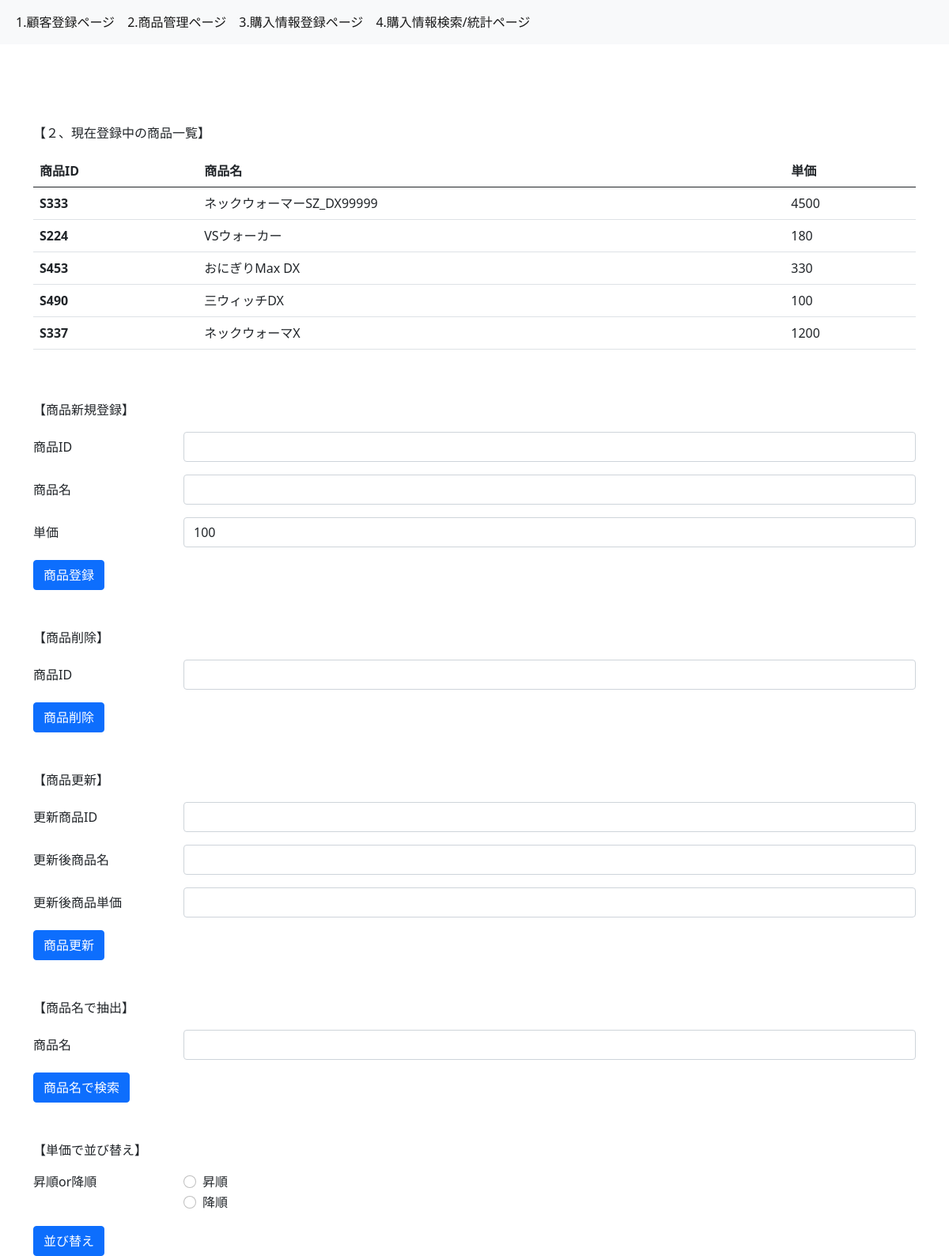
The app's page /item with its own data.
### models.py (models this page shows, shortened)
class Item(db.Model):
    __tablename__="items"
    item_id = db.Column(db.String,primary_key=True)
    item_name = db.Column(db.String,nullable=False)
    price = db.Column(db.Integer)
    purchase_details = db.relationship("Purchase_detail",backref="items",cascade="delete")

### app.py (the view)
@app.route("/item")
def item():
    items = Item.query.all()
    return render_template('2_item.html', items=items)

### templates/2_item.html
{% extends "base.html" %}
{% block content %}
<p>【２、現在登録中の商品一覧】</p>
<table class="table">
    <thead>
      <tr>
        <th scope="col">商品ID</th>
        <th scope="col">商品名</th>
        <th scope="col">単価</th>
      </tr>
    </thead>
    <tbody>
      {% for item in items%}
      <tr>
        <th scope="row">{{item.item_id}}</th>
        <td>{{item.item_name}}</td>
        <td>{{item.price}}</td>
      </tr>
      {% endfor %}
    </tbody>
  </table>
<br />
<br />
<p>【商品新規登録】</p>
<form action="/add_item" method="POST">
    <div class="row mb-3">
      <label for="input-item-id" class="col-sm-2 col-form-label">商品ID</label>
      <div class="col-sm-10">
        <input type="text" class="form-control" id="input-item-id" name="input-item-id"/>
      </div>
    </div>
    <div class="row mb-3">
      <label for="input-item-name" class="col-sm-2 col-form-label">商品名</label>
      <div class="col-sm-10">
        <input type="text" class="form-control" id="input-item-name" name="input-item-name" />
      </div>
    </div>
    <div class="row mb-3">
      <label for="input-price" class="col-sm-2 col-form-label">単価</label>
      <div class="col-sm-10">
        <input type="number" class="form-control" id="input-price" name="input-price" value="100"/>
      </div>
    </div>
    <button type="submit" class="btn btn-primary">商品登録</button>
  </form>
<br>
<br>
  <p>【商品削除】</p>
  <form action="/delete_item" method="POST">
      <div class="row mb-3">
        <label for="input-item-id" class="col-sm-2 col-form-label">商品ID</label>
        <div class="col-sm-10">
          <input type="text" class="form-control" id="input-item-id" name="input-item-id"/>
        </div>
      </div>
      <button type="submit" class="btn btn-primary">商品削除</button>
    </form>
<br>
<br>
  <p>【商品更新】</p>
  <form action="/update_item" method="POST">
      <div class="row mb-3">
        <label for="input-item-id" class="col-sm-2 col-form-label">更新商品ID</label>
        <div class="col-sm-10">
          <input type="text" class="form-control" id="input-item-id" name="input-item-id"/>
        </div>
      </div>
      <div class="row mb-3">
        <label for="input-item-name" class="col-sm-2 col-form-label">更新後商品名</label>
        <div class="col-sm-10">
          <input type="text" class="form-control" id="input-item-name" name="input-item-name"/>
        </div>
      </div>
      <div class="row mb-3">
        <label for="input-item-price" class="col-sm-2 col-form-label">更新後商品単価</label>
        <div class="col-sm-10">
          <input type="number" class="form-control" id="input-item-price" name="input-item-price"/>
        </div>
      </div>
      <button type="submit" class="btn btn-primary">商品更新</button>
    </form>
<br>
<br>
  <p>【商品名で抽出】</p>
  <form action="/select_item_name" method="POST">
      <div class="row mb-3">
        <label for="input-item-name" class="col-sm-2 col-form-label">商品名</label>
        <div class="col-sm-10">
          <input type="text" class="form-control" id="input-item-name" name="input-item-name"/>
        </div>
      </div>
      <button type="submit" class="btn btn-primary">商品名で検索</button>
  </form>
  <br>
  <br>
  <p>【単価で並び替え】</p>
  <form action="/sorting_item" method="POST">
    <fieldset class="row mb-3">
      <legend class="col-form-label col-sm-2 pt-0">昇順or降順</legend>
      <div class="col-sm-10">
        <div class="form-check">
          <input
            class="form-check-input"
            type="radio"
            name="order_type"
            id="ascending"
            value="ascending"
            />
          <label class="form-check-label" for="ascending">
            昇順
          </label>
        </div>
        <div class="form-check">
            <input
              class="form-check-input"
              type="radio"
              name="order_type"
              id="descending"
              value="descending"
              />
            <label class="form-check-label" for="descending">
              降順
            </label>
          </div>
      </div>
  </fieldset>
  <button type="submit" class="btn btn-primary">並び替え</button>
  </form>
{% endblock %}

### templates/base.html (shortened to what this page needs)
<!DOCTYPE html>
<html lang="ja">
<head>
    <link href="https://cdn.jsdelivr.net/npm/bootstrap@5.0.2/dist/css/bootstrap.min.css" rel="stylesheet">
</head>
<body>
    <nav class="navbar navbar-expand-lg navbar-light bg-light">
        <div class="container-fluid">
          <div class="collapse navbar-collapse" id="navbarSupportedContent">
            <ul class="navbar-nav me-auto mb-2 mb-lg-0">
              <li class="nav-item">
                <a class="nav-link active" aria-current="page" href="{{url_for('index')}}">
                    1.顧客登録ページ</a>
              </li>
              <li class="nav-item">
                <a class="nav-link active" aria-current="page" href="{{url_for('item')}}">
                    2.商品管理ページ</a>
              </li>
              <li class="nav-item">
                <a class="nav-link active" aria-current="page" href="{{url_for('purchase')}}">
                    3.購入情報登録ページ</a>
              </li>
              <li class="nav-item">
                <a class="nav-link active" aria-current="page" href="{{url_for('purchase_data_statistics')}}">
                    4.購入情報検索/統計ページ</a>
              </li>
            </ul>
          </div>
        </div>
      </nav>
      <div class="container" style="padding-top: 100px">
      {% block content%}
      {% endblock %}
      </div>
</body>
</html>

### records on screen
Item: item_id "S333", item_name "ネックウォーマーSZ_DX99999", price "4500"
Item: item_id "S224", item_name "VSウォーカー", price "180"
Item: item_id "S453", item_name "おにぎりMax DX", price "330"
Item: item_id "S490", item_name "三ウィッチDX", price "100"
Item: item_id "S337", item_name "ネックウォーマX", price "1200"
